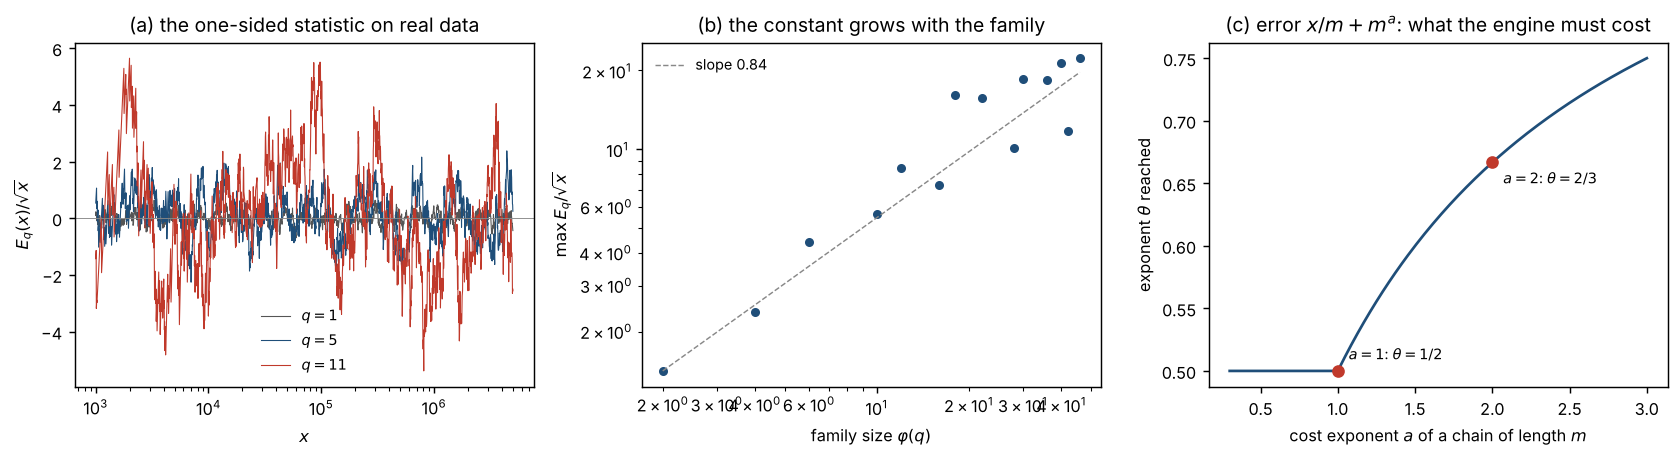

The Python source for this figure:
#!/usr/bin/env python3
"""Step 2: what the one-sided bound (star_theta) of step 1 must achieve on real families.

E_q(x) = x - phi(q) psi(x; q, 1) for q = 1 and primes q <= 47, x <= X = 5e6.
 (1) size: max over 1e3 <= x <= X of E_q(x)/sqrt(x), and its growth with q;
 (2) constants: C_q(eps) = max E_q(x)/x^{1/2+eps} needed for (star) with theta = 1/2 + eps;
 (3) windows: for q = 5, the maximum of E_q/sqrt(x) in each window [Y, Y^{1.2}] (log scale),
     i.e. what a localised one-sided bound must allow in every window;
 (4) exponent arithmetic: an engine whose error terms are x/m + m^a + sqrt(x) gives, at the best
     chain length m = x^{1/(a+1)}, the exponent theta = max(a/(a+1), 1/2).
Writes what_star_needs.json and what_star_needs.png.
"""
import json, math, os
import numpy as np
import matplotlib; matplotlib.use('Agg'); import matplotlib.pyplot as plt
X = 5_000_000
sv = np.ones(X + 1, bool); sv[:2] = False
for i in range(2, int(X ** 0.5) + 1):
    if sv[i]: sv[i * i::i] = False
pr = np.nonzero(sv)[0]
pp, lw = [], []
for p in pr:
    pk = int(p); l = math.log(p)
    while pk <= X: pp.append(pk); lw.append(l); pk *= int(p)
pp = np.array(pp); lw = np.array(lw); o = np.argsort(pp); pp = pp[o]; lw = lw[o]
grid = np.unique(np.round(np.logspace(3, math.log10(X), 2000)).astype(int))

def E_on_grid(q):
    phi = max(q - 1, 1)
    m = (pp % q == 1 % q) if q > 1 else np.ones(len(pp), bool)
    xs = pp[m]; cum = np.cumsum(lw[m]) * phi
    idx = np.searchsorted(xs, grid, side='right') - 1
    psi = np.where(idx >= 0, cum[np.maximum(idx, 0)], 0.0)
    return grid - psi

qs = [1] + [q for q in range(3, 48) if all(q % d for d in range(2, int(q ** 0.5) + 1))]
rows = []
for q in qs:
    E = E_on_grid(q); n = E / np.sqrt(grid)
    row = dict(q=q, members=max(q - 1, 1), max_over_sqrtx=float(n.max()), min_over_sqrtx=float(n.min()))
    for eps in (0.02, 0.05, 0.1):
        row[f'C_eps_{eps}'] = float(np.max(E / grid ** (0.5 + eps)))
    rows.append(row)
    print(q, {k: round(v, 3) if isinstance(v, float) else v for k, v in row.items() if k != 'q'})
qq = np.array([r['members'] for r in rows[1:]]); mm = np.array([r['max_over_sqrtx'] for r in rows[1:]])
slope = float(np.polyfit(np.log(qq), np.log(mm), 1)[0])
print('growth of max E_q/sqrt(x) with the number of members phi(q): exponent', round(slope, 3))

# windows for q = 5
E5 = E_on_grid(5); n5 = E5 / np.sqrt(grid); lg = np.log(grid)
wins = []; a = math.log(1e3)
while a * 1.2 <= lg[-1]:
    m = (lg >= a) & (lg <= a * 1.2)
    wins.append(dict(logY=round(a, 2), max=float(n5[m].max()), min=float(n5[m].min()))); a *= 1.2
print('q=5 windows:', [(w['logY'], round(w['max'], 2), round(w['min'], 2)) for w in wins])

arith = [dict(a=a_, chain=f'm = x^(1/{a_ + 1})', theta=max(a_ / (a_ + 1), 0.5)) for a_ in (0.5, 1, 1.5, 2, 3)]
out = dict(X=X, rows=rows, growth_exponent_in_members=slope, windows_q5=wins, exponent_arithmetic=arith)
json.dump(out, open(os.path.join(os.path.dirname(os.path.abspath(__file__)), 'what_star_needs.json'), 'w'), indent=1)

plt.rcParams.update({'font.size': 9})
fig, ax = plt.subplots(1, 3, figsize=(13, 3.6))
for q, c in ((1, '#555555'), (5, '#1f4e79'), (11, '#c0392b')):
    ax[0].semilogx(grid, E_on_grid(q) / np.sqrt(grid), lw=0.6, color=c, label=f'$q={q}$')
ax[0].axhline(0, color='#888888', lw=0.5); ax[0].set_xlabel('$x$'); ax[0].set_ylabel('$E_q(x)/\\sqrt{x}$')
ax[0].set_title('(a) the one-sided statistic on real data'); ax[0].legend(frameon=False, fontsize=8)
ax[1].loglog(qq, mm, 'o', color='#1f4e79', ms=4)
ax[1].loglog(qq, mm[0] * (qq / qq[0]) ** slope, '--', color='#888888', lw=0.8, label=f'slope {slope:.2f}')
ax[1].set_xlabel('family size $\\varphi(q)$'); ax[1].set_ylabel('$\\max E_q/\\sqrt{x}$'); ax[1].legend(frameon=False, fontsize=8)
ax[1].set_title('(b) the constant grows with the family')
aa = np.linspace(0.3, 3, 200); ax[2].plot(aa, np.maximum(aa / (aa + 1), 0.5), color='#1f4e79')
for a_, lab in ((1, '$a=1$: $\\theta=1/2$'), (2, '$a=2$: $\\theta=2/3$')):
    ax[2].plot(a_, max(a_ / (a_ + 1), 0.5), 'o', color='#c0392b'); ax[2].annotate(lab, (a_, max(a_ / (a_ + 1), 0.5)), xytext=(6, 6 if a_ == 1 else -12), textcoords='offset points', fontsize=8)
ax[2].set_xlabel('cost exponent $a$ of a chain of length $m$'); ax[2].set_ylabel('exponent $\\theta$ reached')
ax[2].set_title('(c) error $x/m+m^a$: what the engine must cost')
fig.tight_layout(); fig.savefig(os.path.join(os.path.dirname(os.path.abspath(__file__)), 'what_star_needs.png'), dpi=130, bbox_inches='tight')
